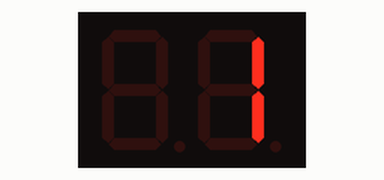
Recording of a sketch running on a simulated Arduino Uno, built with avr-gcc and run on an emulated ATmega328P. Parts: 2-digit seven-segment display. Wiring (inferred from the names in the program): 2-digit 7-segment display, segments lit when HIGH: segments pin 2, pin 3, pin 4, pin 5, pin 6, pin 7, pin 8; digit selects pin 12, pin 13. The segment pins are drawn as the display they are named for.

Above: at 0.18 s.
At 4.79 s:
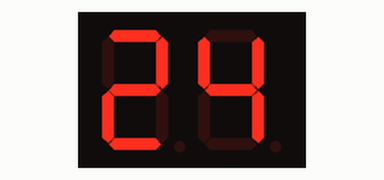
At 9.83 s:
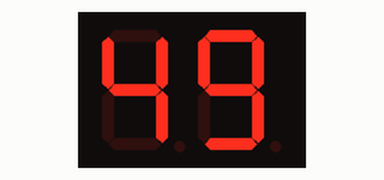
At 19.7 s:
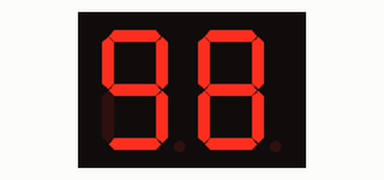
At 29.57 s:
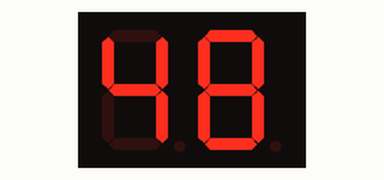
At 39.88 s:
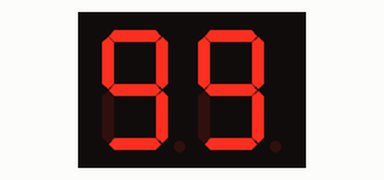

The sketch:

sketch_apr14a1.ino
```cpp
byte Numbers[10]= {0b11111100, 0b01100000, 0b11011010, 0b11110010, 0b01100110, 0b10110110, 0b10111110, 0b11100100, 0b11111110, 0b11110110};
int segPins[7] = {2,3,4,5,6,7,8};
int digNum = 2;
int digPin[] = {12, 13};
void displayDigit(int x, int d) {
  int value = Numbers[x];
  boolean segSet = LOW;
  digitalWrite(digPin[0], LOW);
  digitalWrite(digPin[1], LOW);
  for (int led=0; led<7; led++) {
    if (value & 0x02) segSet = HIGH;
    else segSet = LOW;
    digitalWrite(10-segPins[led], segSet);
    value >>= 1;
    }
  digitalWrite(digPin[d], HIGH);
  }

void displayNumber(int n) {
  if (n==0) displayDigit(0, 0);
  else {
    for (int i=0; i<digNum; i++) {
      if (n > 0) {
        displayDigit(n % 10, i);
        n = n / 10;
        }
      delay(10);
      }
  }
}

void setup() {
  for(int i=0;i<8; i++)
  pinMode(segPins[i], OUTPUT);
  for(int j=0; j<digNum; j++)
  pinMode(digPin[j], OUTPUT);
  }

void loop() {
  for(int i=0; i<1000; i++) {
    displayNumber(i/10);
    }
  }
```
